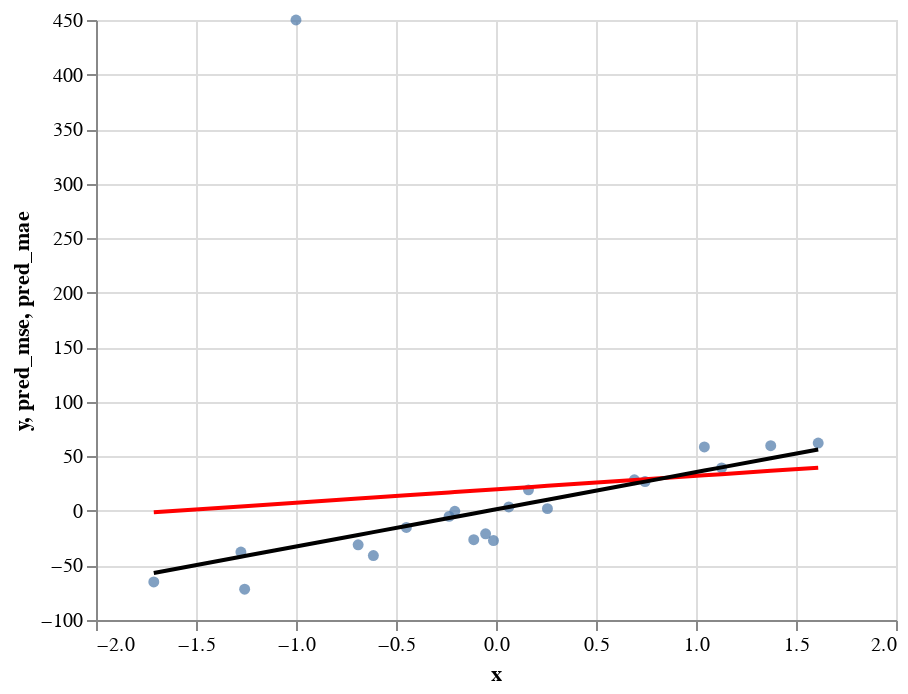

The notebook cell this image was saved under:
### Markdown cell above
* Plot the three Altair charts layered together, by evaluating `c1+c2+c3`.

### Code cell
c1 + c2 + c3

### Figure 1 — Vega-Lite specification as saved in the notebook (floating-point values rounded to 4 significant figures)
{"config": {"view": {"continuousWidth": 400, "continuousHeight": 300}}, "layer": [{"mark": "circle", "encoding": {"x": {"field": "x", "type": "quantitative"}, "y": {"field": "y", "type": "quantitative"}}}, {"mark": {"type": "line", "color": "red"}, "encoding": {"x": {"field": "x", "type": "quantitative"}, "y": {"field": "pred_mse", "type": "quantitative"}}}, {"mark": {"type": "line", "color": "black"}, "encoding": {"x": {"field": "x", "type": "quantitative"}, "y": {"field": "pred_mae", "type": "quantitative"}}}], "data": {"name": "data-8ca2ff50321f31b38ed0d631101c28b0"}, "$schema": "https://vega.github.io/schema/vega-lite/v4.17.0.json", "datasets": {"data-8ca2ff50321f31b38ed0d631101c28b0": [{"x": -0.2059, "y": -0.3851, "pred_mse": 17.24, "pred_mae": -5.55}, {"x": -0.6132, "y": -40.88, "pred_mse": 12.21, "pred_mae": -19.43}, {"x": 1.128, "y": 39.46, "pred_mse": 33.71, "pred_mae": 39.92}, {"x": -1.257, "y": -71.77, "pred_mse": 4.272, "pred_mae": -41.37}, {"x": -0.1112, "y": -26.35, "pred_mse": 18.41, "pred_mae": -2.323}, {"x": -0.01263, "y": -27.17, "pred_mse": 19.63, "pred_mae": 1.036}, {"x": -0.6892, "y": -31.1, "pred_mse": 11.28, "pred_mae": -22.02}, {"x": 1.611, "y": 62.18, "pred_mse": 39.67, "pred_mae": 56.37}, {"x": 0.7454, "y": 26.87, "pred_mse": 28.98, "pred_mae": 26.87}, {"x": -1.275, "y": -37.7, "pred_mse": 4.041, "pred_mae": -42.0}, {"x": 0.2572, "y": 2.093, "pred_mse": 22.96, "pred_mae": 10.23}, {"x": 0.1623, "y": 19.29, "pred_mse": 21.79, "pred_mae": 7.0}, {"x": 1.042, "y": 58.66, "pred_mse": 32.64, "pred_mae": 36.97}, {"x": 0.064, "y": 3.625, "pred_mse": 20.57, "pred_mae": 3.648}, {"x": -1.711, "y": -65.16, "pred_mse": -1.335, "pred_mae": -56.85}, {"x": -0.2346, "y": -5.021, "pred_mse": 16.89, "pred_mae": -6.528}, {"x": -0.4481, "y": -15.14, "pred_mse": 14.25, "pred_mae": -13.81}, {"x": 0.6919, "y": 28.56, "pred_mse": 28.32, "pred_mae": 25.05}, {"x": -0.05196, "y": -20.97, "pred_mse": 19.14, "pred_mae": -0.3044}, {"x": 1.374, "y": 59.73, "pred_mse": 36.74, "pred_mae": 48.28}, {"x": -1.0, "y": 450.0, "pred_mse": 7.441, "pred_mae": -32.62}]}}
